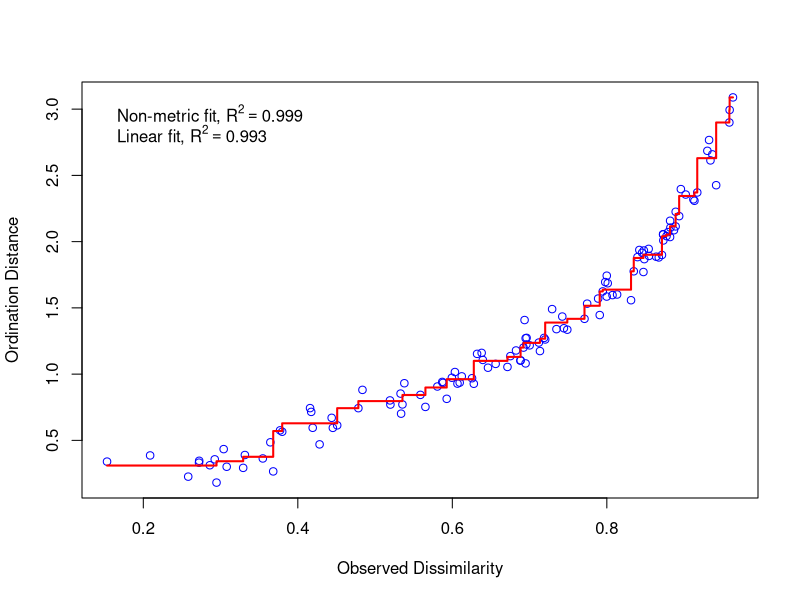
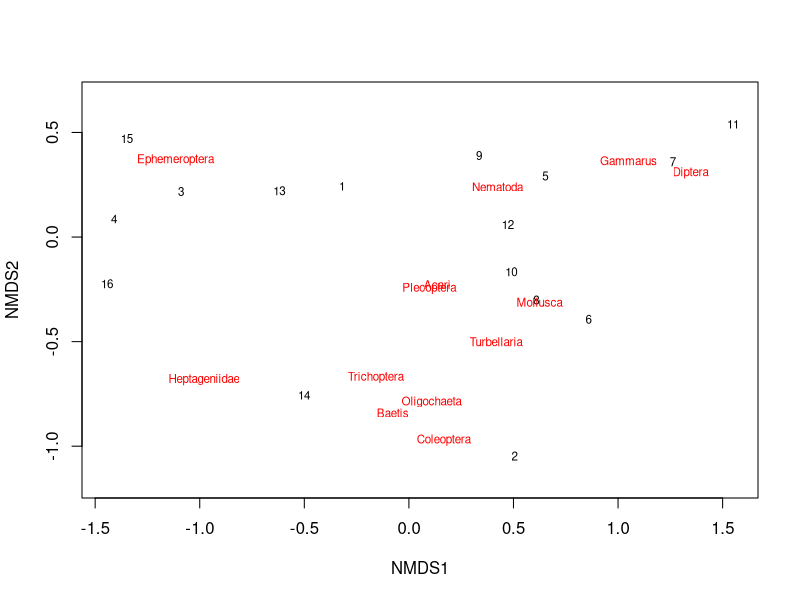
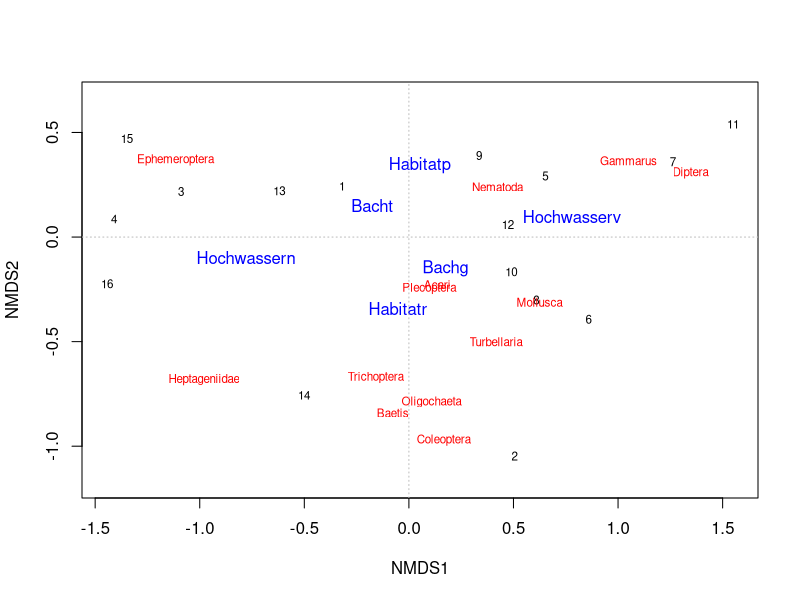
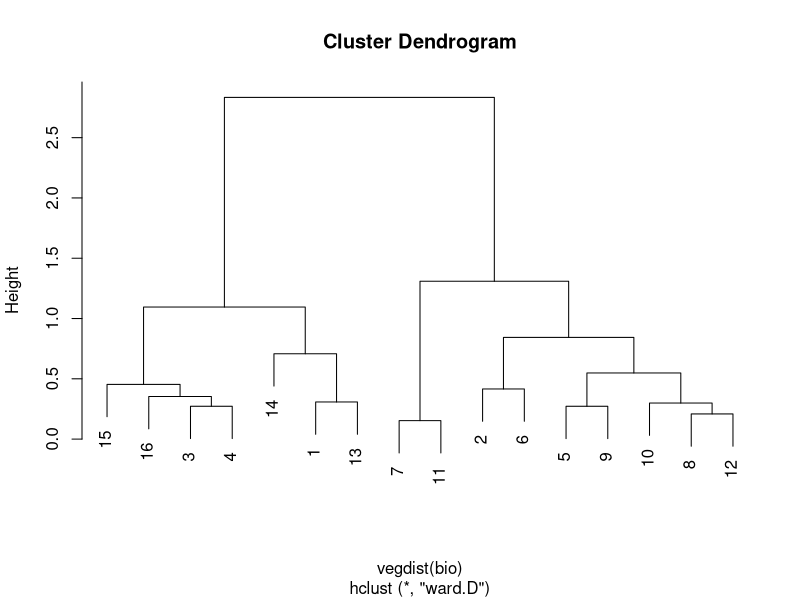
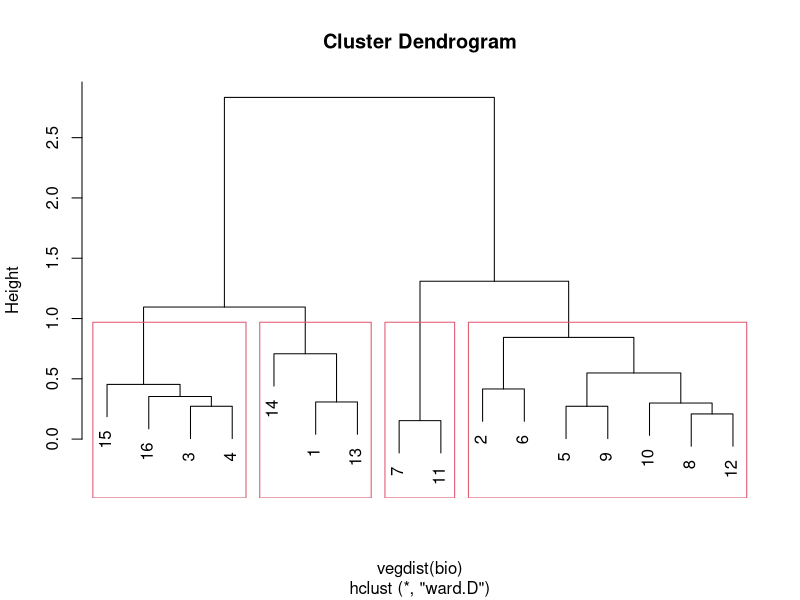
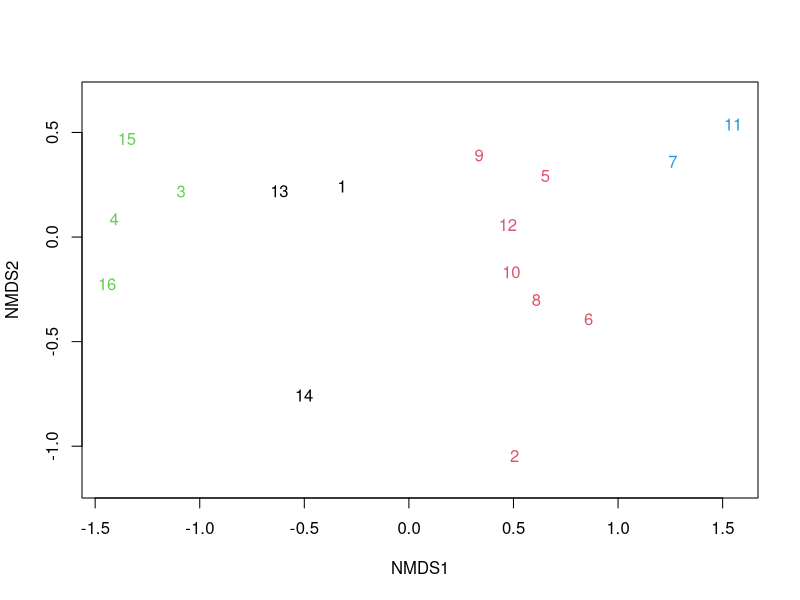
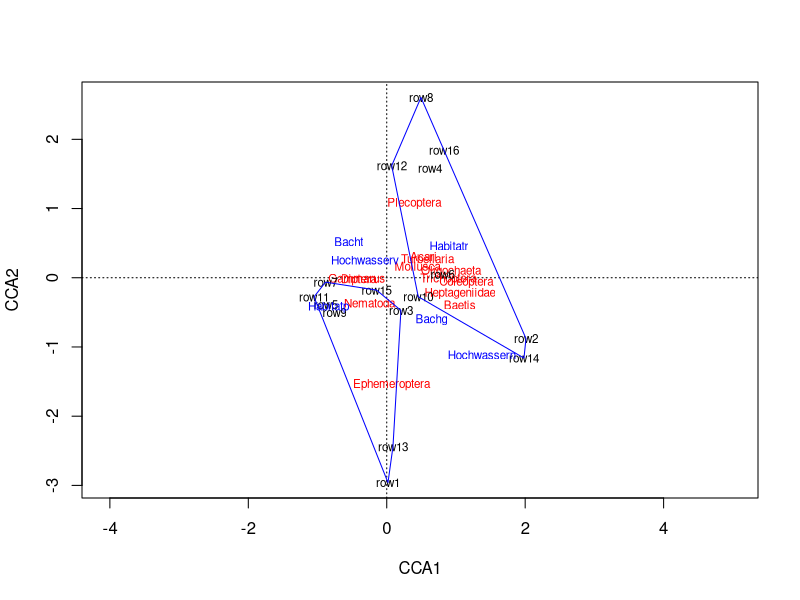
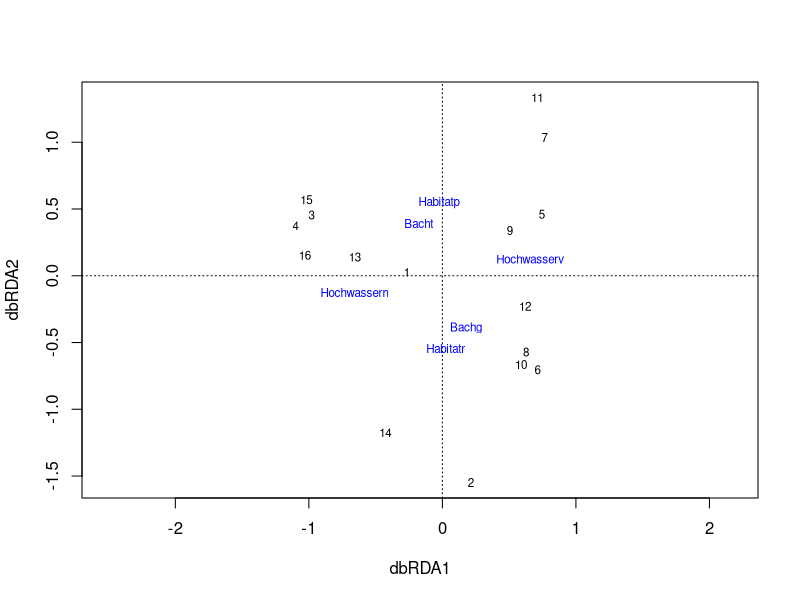

The R source for these figures, in order:
## ---- chunk 1
#knitr::opts_chunk$set(eval = TRUE, echo = TRUE)
knitr::opts_chunk$set(eval = FALSE, echo = TRUE)
## ---- chunk 2
library("dplyr")
library("vegan")
dat <- read.csv("gauernitz.csv")

## assign rownames to dataframe
row.names(dat) <- dat$site

## separate into two matrices, bio und env
env <- dat |> select(Habitat, Bach, Hochwasser)
bio <- dat |> select(Mollusca, Diptera, Baetis, Plecoptera, Coleoptera,
             Turbellaria, Heptageniidae, Ephemeroptera, Gammarus,
             Trichoptera, Acari, Nematoda, Oligochaeta)
## ---- chunk 3
mds <- metaMDS(bio, distance = "bray", autotransform = FALSE)
mds
stressplot(mds)
## ---- chunk 4
plot(mds, type = "t")
## ---- chunk 5
## fit environmental factors and perform a permutations-test
efit <- envfit(mds ~ Hochwasser + Bach + Habitat, env, permu = 999)
efit
## ---- chunk 6
plot(mds, type = "t")
plot(efit, add = TRUE)
abline(h=0, col="grey", lty="dotted")
abline(v=0, col="grey", lty="dotted")
## ---- chunk 7
hc <- hclust(vegdist(bio), method="ward.D")
plot(hc)
## ---- chunk 8
plot(hc)
rect.hclust(hc, 4)
grp <- cutree(hc, 4)  # assign observations to 4 groups
grp
## ---- chunk 9
plot(mds, type = "n")
text(mds$points, row.names(bio), col = grp)

## optional: show cluster tree
#ordicluster(mds, hc, col="blue")
## ---- chunk 10
cc <- cca(bio ~ Habitat + Bach + Hochwasser, data = env)
#cc <- cca(bio ~ ., data = env) # same. The . means all from env
cc # print Eigenvalues
plot(cc)
ordihull(cc, env$Habitat, col = "blue")   # or: ordispider, ordiellipse ...
## ---- chunk 11
## Resampling-ANOVAs of the CCA
anova(cc)
anova(cc, by = "terms") # most useful
anova(cc, by = "axis")

## Model selection to find the optimal model
step(cc)
## ---- chunk 12
dist <- vegdist(bio, method = "bray")

adonis2(dist ~ Hochwasser * Habitat * Bach, data = dat, by = "terms")

## Comparison with and without strata
adonis2(dist ~ Hochwasser * Bach, strata = env$Habitat, data = dat, by = "terms")
adonis2(dist ~ Hochwasser * Bach, data = dat, by = "terms")
## ---- chunk 13
## =========================================================================
## dbRDA, supports arbitrary dissimilarity measures
## =========================================================================

dbr <- dbrda(dist ~ Habitat + Bach + Hochwasser, data = env, distance = "bray")
dbr
anova(dbr, by="terms", permutations=3999)
#summary(dbr)
plot(dbr)

## =========================================================================
## partial CCA: elimination of covariates
## =========================================================================
pcc <- cca(bio ~ Hochwasser + Bach + Condition(Habitat), data = env)
pcc
plot(pcc)


## =========================================================================
## partial dbRDA
## =========================================================================
dbrc <- dbrda(bio ~ Hochwasser + Bach + Condition(Habitat), 
              data = env, distance = "bray")
dbrc
plot(dbrc)
## ---- chunk 14
dbr  <- dbrda(bio ~ Hochwasser + Bach + Habitat, 
              data = env, distance="bray")
pdbr <- dbrda(bio ~ Hochwasser + Bach + Condition(Habitat), 
              data = env, distance="bray")

proc <- procrustes(dbr, pdbr)
plot(proc, type = "t")
protest(dbr, pdbr)
## ---- chunk 15
barplot(bio$Mollusca, names.arg=dat$Site, horiz=TRUE, las=1)
barplot(diversity(bio, index="simpson"), names.arg=dat$Site, horiz=TRUE, las=1)
